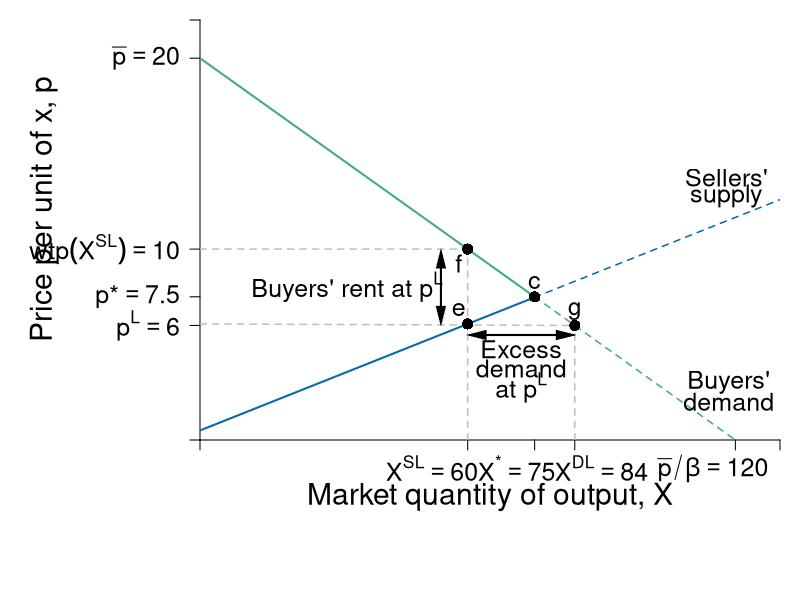

R code for this plot:
require(shape)
pdf(file = "competitionmarkets/demand_supply_excess_D.pdf", width = 9, height = 7)

#Set parameters for graphics
pointsize <- 1.8
axislabelsize <- 1.8
labelsize <- 1.5
namesize <- 1.8
annotatesize <- 1.5
graphlinewidth <- 2
segmentlinewidth <- 1.5

COL <- c("#7fc97f", "#beaed4", "#fdc086", "#ffff99", "#386cb0", "#f0027f", "#bf5b17", "#666666")
COLA <- c("#e0f3db", "#99d8c9","#66c2a4","#41ae76", "#238b45", "#005824")
COLB <- c("#c6dbef", "#4eb3d3", "#2b8cbe", "#0868ac","#084081")
COLC <- c("#fcfbfd", "#efedf5", "#dadaeb", "#bcbddc", "#9e9ac8", "#807dba", "#6a51a3", "#54278f", "#3f007d")

par(mar =  c(8, 10, 1, 1))

Demand <- function(x, rmax = 20, xmax = 12, n = 10) {
  rmax - (rmax/(n*xmax))*x
}

mrsA <- function(x, rmax = 20, xmax = 10) {
  rmax - (rmax/xmax)*x
}

uA <- function(x, y, rmax = 20, xmax = 10) {
  y + rmax*x - (1/2)(rmax/xmax)*x^2
}


#Supply <- function(x, c1 = 0, c2 = 0.05){
#  c1 + 2*c2*x
#}

# New Supply
Supply <- function(x, c1 = 0.5, c2 = 0.0465){
  c1 + 2*c2*x
}

xlims <- c(0, 130)
ylims <- c(0, 22)

npts <- 501 
x <- seq(xlims[1], xlims[2], length.out = npts)
y <- seq(ylims[1], ylims[2], length.out = npts) 
a <- c(46.08, 55, 64)
b <- c(46.08, 55, 64)

plot(0, 0, xlim = xlims, ylim = ylims, type = "n",
     xlab = expression(paste("")),
     ylab = expression(paste("")), 
     xaxt = "n", 
     yaxt = "n", 
     cex.lab = axislabelsize, 
     bty = "n",
     xaxs="i", 
     yaxs="i")

# ticksy <- seq(from = 0, to = ylims[2], by = 2)
# ylabels <- seq(from = 0, to = ylims[2], by = 2)
# ticksx <- seq(from = 0, to = xlims[2], by = 2)
# xlabels <- seq(from = 0, to = xlims[2], by = 2)
ticksy <- c(0, 6, 7.5, Demand(x = 60), 20, ylims[2])
#ylabels <- c(NA, expression(paste(p^L)), expression(paste(p,"*")), expression(paste(wtp(X^{SL}))), expression(paste(bar(p))), NA)
ylabels <- c(NA, expression(paste(p^L) == 6), expression(paste(p,"*") == 7.5), expression(paste(wtp(X^{SL}) == 10)), expression(paste(bar(p) == 20)), NA)
ticksx <- c(0,  60, 75, 84, 120, xlims[2])
#xlabels <- c(NA, expression(paste(X^{SL})), expression(paste(X,"*")), expression(paste(X^{DL})), expression(paste(bar(p)/beta)), NA)
xlabels <- c(NA, expression(paste(X^{SL} == 60)), expression(paste(X^{"*"} == 75)), expression(paste(X^{DL} ==84)), expression(paste(bar(p)/beta == 120)), NA)

axis(1, at = ticksx, pos = 0, labels = FALSE, cex.axis = labelsize)
text(x = c(0, 52, 71, 90, 115, xlims[2]), par("usr")[3] - 0.5, labels = xlabels, srt = 0, pos = 1, xpd = TRUE, cex = labelsize)
axis(2, at = ticksy, pos = 0, labels = ylabels, las = 1,  cex.axis = labelsize)

npts <- 500 
xx1 <- seq(xlims[1], 75, length.out = npts)
xx2 <- seq(75, xlims[2], length.out = npts)

#Lines for mrs graph
lines(xx1, Demand(xx1), col = COLA[4], lwd = graphlinewidth)
lines(xx2, Demand(xx2), col = COLA[4], lty = 2, lwd = segmentlinewidth)
lines(xx1, Supply(xx1), col = COLB[4], lwd = graphlinewidth)
lines(xx2, Supply(xx2), col = COLB[4], lty = 2, lwd = segmentlinewidth)

#Label axes
#mtext(expression(paste("Market quantity of output, ", X)), side=1, line = 2.5, cex = axislabelsize)
text(0.5*xlims[2], -3, expression(paste("Market quantity of output, ", X)), xpd = TRUE, cex = axislabelsize) 
text(-35, 0.55*ylims[2], expression(paste("Price per unit of x, ", p)), xpd = TRUE, cex = axislabelsize, srt = 90) 


# segments(0, 7.5, 75, 7.5, lty = 2, "gray" , lwd = segmentlinewidth)
# segments(75, 0, 75, 7.5, lty = 2, col = "gray" , lwd = segmentlinewidth)
points(75, 7.5, pch = 16, col = "black", cex = 1.5)
text(75, 8.25, expression(c), cex = labelsize)

segments(0, Supply(x = 60), 84, Demand(x = 84), lty = 2, "gray" , lwd = segmentlinewidth)
segments(60, 0, 60, Demand(x = 60), lty = 2, col = "gray" , lwd = segmentlinewidth)
segments(0, Demand(x = 60), 60, Demand(x = 60), lty = 2, col = "gray" , lwd = segmentlinewidth)
segments(84, 0, 84, Demand(x = 84), lty = 2, col = "gray" , lwd = segmentlinewidth)
points(60, Supply(x = 60), pch = 16, col = "black", cex = 1.5)
points(84, Demand(x = 84), pch = 16, col = "black", cex = 1.5)
points(60, Demand(x = 60), pch = 16, col = "black", cex = 1.5)
text(84, Demand(x = 84) + 0.75, expression(g), cex = labelsize)
text(60 - 2, Supply(x = 60) + 0.75, expression(e), cex = labelsize)
text(60 - 2, Demand(x = 60) - 0.75, expression(f), cex = labelsize)

Arrows(54, 6.5, 54, 9.5, col = "black", lty = 1, code = 3, lwd = 2, arr.type = "triangle", arr.lwd = 0.5)
text(33, 8, expression(paste("Buyers' rent at ", p^L)), cex = labelsize)


# 
# points(50, 10, pch = 16, col = "black", cex = 1.5)
# text(52, 10.5, expression(M))

#segments(4.11765, 6.17647, 5.88, 8.88, lty = 1, col = COL[2] , lwd = graphlinewidth)
text(118, 13.75, expression("Sellers'"), cex = labelsize)
text(118, 12.75, expression("supply"), cex = labelsize)
#text(7.3, 2.5, expression("Curve"))

# Arrows(56, 11.5, 108, 11.5, col = "black", lty = 1, code = 3, lwd = 2, arr.type = "triangle", arr.lwd = 0.5)
# text(80, 12.5, expression(paste("Excess Supply at ", p^H)), cex = labelsize)

Arrows(62, 5.5, 82, 5.5, col = "black", lty = 1, code = 3, lwd = 2, arr.type = "triangle", arr.lwd = 0.5)
text(72, 4.75, expression(paste("Excess")), cex = labelsize)
text(72, 3.75, expression(paste("demand")), cex = labelsize)
text(72, 2.75, expression(paste("at ", p^L)), cex = labelsize)


#Label Demand
text(118.5, 3, expression(paste("Buyers'")), cex = labelsize)
text(118.5, 2, expression(paste("demand")), cex = labelsize)

#doesn't seem to be giving me a new pdf 
dev.off()
